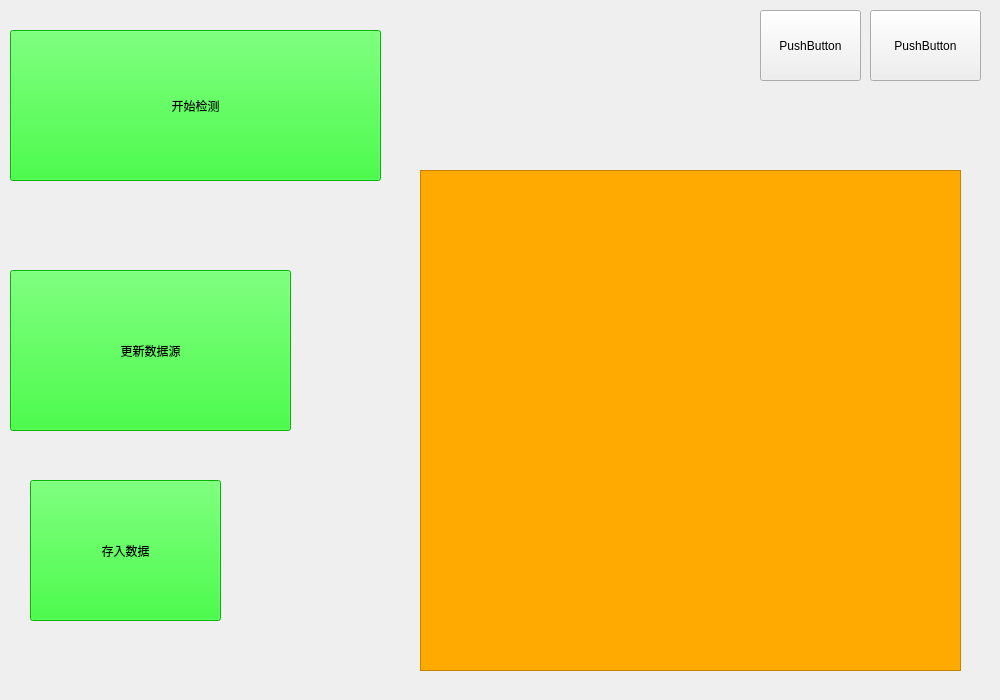
<?xml version="1.0" encoding="UTF-8"?>
<ui version="4.0">
 <class>MainWindow</class>
 <widget class="QMainWindow" name="MainWindow">
  <property name="geometry">
   <rect>
    <x>0</x>
    <y>0</y>
    <width>1000</width>
    <height>700</height>
   </rect>
  </property>
  <property name="minimumSize">
   <size>
    <width>1000</width>
    <height>700</height>
   </size>
  </property>
  <property name="maximumSize">
   <size>
    <width>1000</width>
    <height>700</height>
   </size>
  </property>
  <property name="windowTitle">
   <string>MainWindow</string>
  </property>
  <property name="styleSheet">
   <string notr="true">background:url('C:\Users\LOTUS\Desktop\服创项目\event\data\img\jinMu.jpg');
border: 5px solid black</string>
  </property>
  <widget class="QWidget" name="centralwidget">
   <property name="enabled">
    <bool>true</bool>
   </property>
   <widget class="QPushButton" name="pushButton">
    <property name="geometry">
     <rect>
      <x>10</x>
      <y>30</y>
      <width>371</width>
      <height>151</height>
     </rect>
    </property>
    <property name="styleSheet">
     <string notr="true">font: 36pt &quot;Agency FB&quot;;
background:rgb(0, 255, 0);
Opacity:0.3
</string>
    </property>
    <property name="text">
     <string>开始检测</string>
    </property>
   </widget>
   <widget class="QPushButton" name="pushButton_2">
    <property name="geometry">
     <rect>
      <x>10</x>
      <y>270</y>
      <width>281</width>
      <height>161</height>
     </rect>
    </property>
    <property name="styleSheet">
     <string notr="true">background:rgb(0, 255, 0);
font: 75 26pt &quot;Agency FB&quot;;</string>
    </property>
    <property name="text">
     <string>更新数据源</string>
    </property>
   </widget>
   <widget class="QPushButton" name="pushButton_3">
    <property name="geometry">
     <rect>
      <x>30</x>
      <y>480</y>
      <width>191</width>
      <height>141</height>
     </rect>
    </property>
    <property name="styleSheet">
     <string notr="true">background:rgb(0, 255, 0);
font: 75 22pt &quot;Agency FB&quot;;</string>
    </property>
    <property name="text">
     <string>存入数据</string>
    </property>
   </widget>
   <widget class="QFrame" name="frame">
    <property name="geometry">
     <rect>
      <x>420</x>
      <y>170</y>
      <width>541</width>
      <height>501</height>
     </rect>
    </property>
    <property name="styleSheet">
     <string notr="true">background:rgb(255, 170, 0);</string>
    </property>
    <property name="frameShape">
     <enum>QFrame::StyledPanel</enum>
    </property>
    <property name="frameShadow">
     <enum>QFrame::Raised</enum>
    </property>
   </widget>
   <widget class="QPushButton" name="pushButton_4">
    <property name="geometry">
     <rect>
      <x>760</x>
      <y>10</y>
      <width>101</width>
      <height>71</height>
     </rect>
    </property>
    <property name="styleSheet">
     <string notr="true">weigth:200;
height:50</string>
    </property>
    <property name="text">
     <string>PushButton</string>
    </property>
    <property name="autoDefault">
     <bool>false</bool>
    </property>
    <property name="default">
     <bool>false</bool>
    </property>
   </widget>
   <widget class="QPushButton" name="pushButton_5">
    <property name="geometry">
     <rect>
      <x>870</x>
      <y>10</y>
      <width>111</width>
      <height>71</height>
     </rect>
    </property>
    <property name="text">
     <string>PushButton</string>
    </property>
   </widget>
  </widget>
 </widget>
 <resources/>
 <connections/>
</ui>
